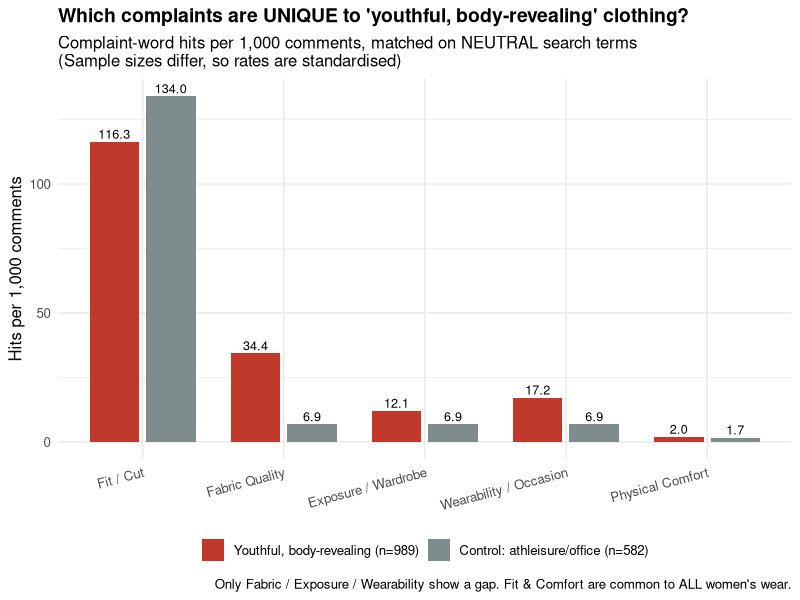

This figure's R source:
## ---- chunk 1
#| echo: false
#| fig-width: 9.5
#| fig-height: 5.8
library(ggplot2)
library(dplyr)
library(tidyr)

d <- data.frame(
  dimension = c("Fit / Cut", "Fabric Quality", "Exposure / Wardrobe", "Wearability / Occasion", "Physical Comfort"),
  infant = c(116.3, 34.4, 12.1, 17.2, 2.0),
  control = c(134.0, 6.9, 6.9, 6.9, 1.7)
)

d2 <- d %>%
  pivot_longer(cols = c(infant, control), names_to = "group", values_to = "rate") %>%
  mutate(
    group = factor(group, levels = c("infant", "control"),
                   labels = c("Youthful, body-revealing (n=989)", "Control: athleisure/office (n=582)")),
    dimension = factor(dimension, levels = d$dimension)
  )

ggplot(d2, aes(x = dimension, y = rate, fill = group)) +
  geom_col(position = position_dodge(width = 0.8), width = 0.7) +
  geom_text(aes(label = sprintf("%.1f", rate)),
            position = position_dodge(width = 0.8), vjust = -0.3, size = 3.2) +
  scale_fill_manual(values = c("Youthful, body-revealing (n=989)" = "#C0392B",
                               "Control: athleisure/office (n=582)" = "#7F8C8D")) +
  labs(
    title = "Which complaints are UNIQUE to 'youthful, body-revealing' clothing?",
    subtitle = "Complaint-word hits per 1,000 comments, matched on NEUTRAL search terms\n(Sample sizes differ, so rates are standardised)",
    x = NULL, y = "Hits per 1,000 comments",
    fill = NULL,
    caption = "Only Fabric / Exposure / Wearability show a gap. Fit & Comfort are common to ALL women's wear."
  ) +
  theme_minimal(base_size = 12) +
  theme(legend.position = "bottom",
        plot.title = element_text(face = "bold", size = 14),
        axis.text.x = element_text(angle = 15, hjust = 1))
